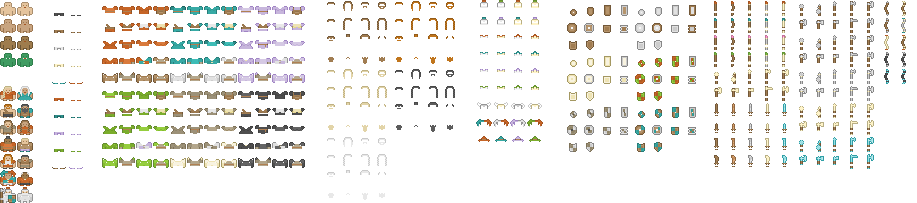
#> input picture BarrowsEnd/Assets/Art/Source/roguelikeChar_transparent.png, 917 x 203 px
$ python make_contact_sheets.py
#> lines starting #> are read from the running program, lines starting #| are printed output that depends on the picture
"""Renders the character-creator curation sheets (Phase 4, Task 4.0).

Reads the copied Kenney character sheet in BarrowsEnd/Assets/Art/Source and writes, next to this script:

  skin.png, hair.png, outfit.png, weapon.png   one grid per creator slot; every option composited over a fixed reference character so it is judged
                                               as worn. Column numbers run along the top, row numbers down the left, so a pick is "hair, col 21, row 3".
  cells.csv                                    slot,option_id,col,row for every non-empty cell shown (the option ids the catalogs use)
  assembled.png                                the five class kits (generated armor + weapon) in every hair colour, built from CreatorPicks.json and
                                               CreatorClassTable.json: judge the looks before they are baked into items

Structure of the sheet (measured, see Docs/Plans/2D-Campaign-Phase4-CharacterCreator.md): 16px cells on a 17px pitch, margin 0.
  body  cols 0-1 x rows 0-3   4 skin tones (col 1 only adds a mouth pixel)
  hair  cols 19-26            shapes repeat with row mod 4: rows 0-3 / 4-7 / 8-11 are three colour bands, and row 3 of each band is a BEARD
  cloth cols 6-17             shapes repeat with row mod 5: rows 0-4 and 5-9 are two colourways, rows 10-11 are empty
  weapon cols 42-53           heterogeneous; judge by eye

Layers share one 16x16 canvas and pivot, so a straight alpha composite in draw order is exactly what the world draws. Draw order copies
SpriteLayerCompositor.DefaultSlots(): body, feet, clothes, hair, helmet, shield, weapon.

Usage:  python make_contact_sheets.py [scale]        (default 4; needs Pillow)
"""
import csv
import json
import os
import sys

from PIL import Image, ImageDraw

HERE = os.path.dirname(os.path.abspath(__file__))
ROOT = os.path.normpath(os.path.join(HERE, '..', '..'))
SHEET = os.path.join(ROOT, 'Assets', 'Art', 'Source', 'roguelikeChar_transparent.png')
PICKS = os.path.join(ROOT, 'Assets', 'Content', 'Creator', 'CreatorPicks.json')
CELL, PITCH = 16, 17

# (slot key, catalog short name, col range, row range, reference layers drawn UNDER the option, description)
BODY_REF = ('body', 0, 0)
CLOTHES_REF = ('clothes', 6, 0)


def load_sheet():
    return Image.open(SHEET).convert('RGBA')
#> returned value is the input picture: PIL image 917x203 RGBA; mean R, G, B, A 240.8, 239.8, 235.8, 36.6


def cell(sheet, col, row):
    x, y = col * PITCH, row * PITCH
    return sheet.crop((x, y, x + CELL, y + CELL))


def is_empty(img):
    return img.getchannel('A').getbbox() is None


def composite(sheet, layers):
    """layers: iterable of (col, row) drawn in order over a transparent 16x16 canvas."""
    canvas = Image.new('RGBA', (CELL, CELL), (0, 0, 0, 0))
    for col, row in layers:
        canvas = Image.alpha_composite(canvas, cell(sheet, col, row))
    return canvas


def option_of(option_id):
    """'hair-kenney-21-3' -> ('hair', 'kenney', 21, 3)."""
    slot, sheet, col, row = option_id.split('-')
    return slot, sheet, int(col), int(row)


SHEETS = [
    # name, catalog prefix, cols, rows, reference cells under the option, mark row predicate
    ('skin', 'body', range(0, 2), range(0, 4), [], None),
    ('hair', 'hair', range(19, 27), range(0, 12), [(0, 0), (6, 0)], lambda c, r: r % 4 == 3),
    ('outfit', 'clothes', range(6, 18), range(0, 10), [(0, 0)], None),
    ('weapon', 'weapon', range(42, 54), range(0, 12), [(0, 0)], None),
]


def render_grid(sheet, name, prefix, cols, rows, under, mark, scale, csv_rows):
    cell_px = CELL * scale
    pad = 6
    left, top = 44, 30
    step = cell_px + pad
    width = left + len(cols) * step + pad
    height = top + len(rows) * step + pad
    canvas = Image.new('RGBA', (width, height), (52, 58, 52, 255))
    draw = ImageDraw.Draw(canvas)

    for i, col in enumerate(cols):
        draw.text((left + i * step + cell_px // 2 - 6, 8), str(col), fill=(240, 240, 240, 255))
    for j, row in enumerate(rows):
        draw.text((10, top + j * step + cell_px // 2 - 5), str(row), fill=(240, 240, 240, 255))

    for j, row in enumerate(rows):
        for i, col in enumerate(cols):
            option = cell(sheet, col, row)
            if is_empty(option):
                continue
            x, y = left + i * step, top + j * step
            bg = (74, 82, 74, 255)
            if mark is not None and mark(col, row):
                bg = (110, 60, 60, 255)  # beard rows on the hair sheet
            draw.rectangle((x - 2, y - 2, x + cell_px + 1, y + cell_px + 1), fill=bg)
            layers = list(under) + [(col, row)] if prefix != 'body' else [(col, row)]
            img = composite(sheet, layers).resize((cell_px, cell_px), Image.NEAREST)
            canvas.alpha_composite(img, (x, y))
            csv_rows.append((name, f'{prefix}-kenney-{col}-{row}', col, row))

    if mark is not None:
        draw.text((left, height - 16), 'red cells = facial hair (beards)', fill=(240, 200, 200, 255))
    out = os.path.join(HERE, f'{name}.png')
    canvas.save(out)
    print(f'wrote {out}')


def render_assembled(sheet, scale):
    """The five class kits: one row per class, one column per hair colour, so the veto sees every class in its armor (with the generated trousers and boots) and weapon."""
    table_path = os.path.join(os.path.dirname(PICKS), 'CreatorClassTable.json')
    armor_path = os.path.join(ROOT, 'Assets', 'Art', 'Source', 'barrowsend_armor_transparent.png')
    if not (os.path.exists(PICKS) and os.path.exists(table_path) and os.path.exists(armor_path)):
        print('CreatorPicks.json, CreatorClassTable.json or the armor sheet is missing: skipping assembled.png')
        return
    with open(PICKS, encoding='utf-8') as f:
        picks = json.load(f)
    with open(table_path, encoding='utf-8') as f:
        table = json.load(f)
    armor_sheet = Image.open(armor_path).convert('RGBA')
    skins = picks['skin']
    colours = picks['hairColors']
    items = {p['item']: p for p in picks['armors'] + picks['weapons']}

    def item_cell(item_id):
        """(sheet image, col, row) of an item's sprite: the class armors live on the generated sheet, weapons on the Kenney one."""
        _, sheet_key, col, row = option_of(items[item_id]['option'])
        return (armor_sheet if sheet_key == 'be' else sheet), col, row

    classes = table['classes']
    cell_px = CELL * scale
    step_x, step_y = cell_px + 30, cell_px + 44
    left = 130
    canvas = Image.new('RGBA', (left + len(colours) * step_x + 20, len(classes) * step_y + 50), (52, 58, 52, 255))
    draw = ImageDraw.Draw(canvas)
    for j, colour in enumerate(colours):
        draw.text((left + j * step_x, 8), f"{colour['name']} {colour['swatch']}", fill=(240, 240, 240, 255))
    for i, entry in enumerate(classes):
        armor_id, weapon_id = entry['startingItems']
        y = 30 + i * step_y
        draw.text((10, y + cell_px // 2 - 10), entry['classId'].replace('class-', '').title(), fill=(240, 240, 240, 255))
        draw.text((10, y + cell_px // 2 + 6), items[armor_id]['name'], fill=(200, 220, 200, 255))
        draw.text((10, y + cell_px // 2 + 22), items[weapon_id]['name'], fill=(200, 220, 200, 255))
        for j, colour in enumerate(colours):
            _, _, hc, hr = option_of(colour['options'][(i * 2 + j) % 12])  # a head style (not a beard), varied per cell
            comp = Image.new('RGBA', (CELL, CELL), (0, 0, 0, 0))
            _, _, sc, sr = option_of(skins[(i + j) % len(skins)]['option'])
            comp = Image.alpha_composite(comp, cell(sheet, sc, sr))
            asheet, ac, ar = item_cell(armor_id)
            comp = Image.alpha_composite(comp, cell(asheet, ac, ar))
            comp = Image.alpha_composite(comp, cell(sheet, hc, hr))
            wsheet, wc, wr = item_cell(weapon_id)
            comp = Image.alpha_composite(comp, cell(wsheet, wc, wr))
            canvas.alpha_composite(comp.resize((cell_px, cell_px), Image.NEAREST), (left + j * step_x, y))
    out = os.path.join(HERE, 'assembled.png')
    canvas.save(out)
    print(f'wrote {out}')


def main():
    scale = int(sys.argv[1]) if len(sys.argv) > 1 else 4
    sheet = load_sheet()
    csv_rows = []
    for name, prefix, cols, rows, under, mark in SHEETS:
        render_grid(sheet, name, prefix, cols, rows, under, mark, scale, csv_rows)
#> this loop made 4 passes
#| wrote BarrowsEnd/Docs/CreatorCuration/skin.png
#| wrote BarrowsEnd/Docs/CreatorCuration/outfit.png
#| wrote BarrowsEnd/Docs/CreatorCuration/weapon.png
#> pass 1, in render_grid, `canvas = Image.new('RGBA', (width, height), (52, 58, 52, 255))`:
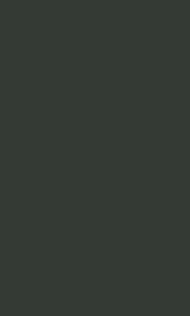
#> canvas: PIL image 190x316 RGBA; mean R, G, B, A 52, 58, 52, 255
#> pass 1, in render_grid, `canvas.save(out)`:
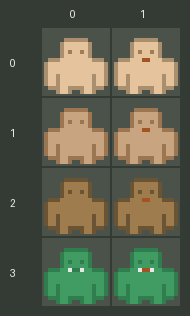
#> saved as skin.png: PIL image 190x316 RGBA; mean R, G, B, A 93.3, 96.3, 76.6, 255
#> pass 2, in render_grid (call 2), `canvas = Image.new('RGBA', (width, height), (52, 58, 52, 255))`:
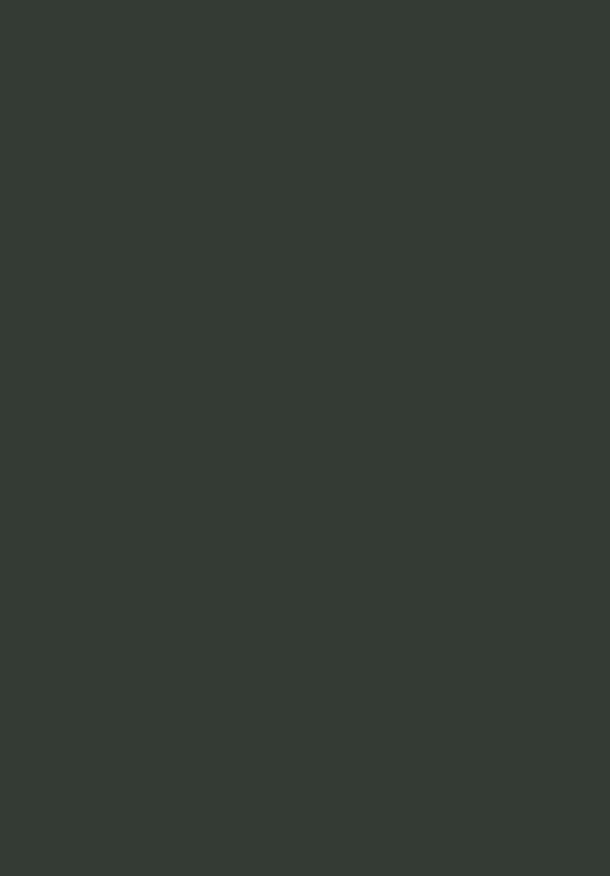
#> canvas: PIL image 610x876 RGBA; mean R, G, B, A 52, 58, 52, 255
    with open(os.path.join(HERE, 'cells.csv'), 'w', newline='', encoding='utf-8') as f:
        writer = csv.writer(f)
        writer.writerow(['sheet', 'option_id', 'col', 'row'])
        writer.writerows(csv_rows)
    print(f'wrote cells.csv ({len(csv_rows)} cells)')
    render_assembled(sheet, scale)


if __name__ == '__main__':
    main()

$ run again, with BarrowsEnd/Assets/Art/Source/roguelikeSheet_transparent.png copied over BarrowsEnd/Assets/Art/Source/roguelikeChar_transparent.png
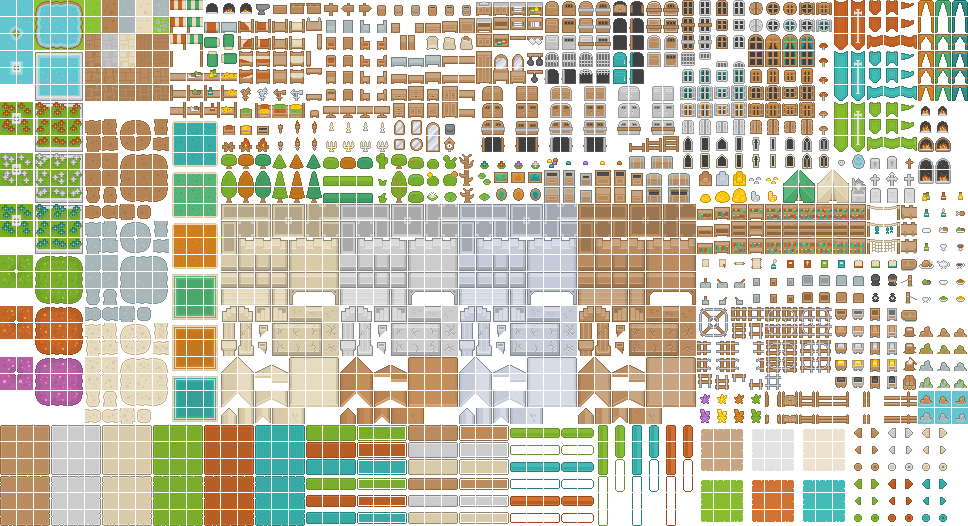
#> input picture BarrowsEnd/Assets/Art/Source/roguelikeSheet_transparent.png, 968 x 526 px
#> in load_sheet, returned value is the input picture: PIL image 968x526 RGBA; mean R, G, B, A 200.1, 196.3, 175.9, 156.9
#> the loop in main, `for name, prefix, cols, rows, under, mark in SHEETS:` made 4 passes
#> (printed output is left out)
#> pass 1, in render_grid, `canvas.save(out)`:
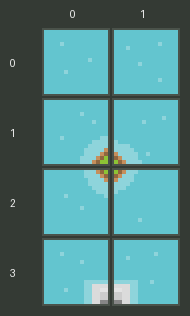
#> saved as skin.png: PIL image 190x316 RGBA; mean R, G, B, A 82.8, 136.1, 137.9, 255
